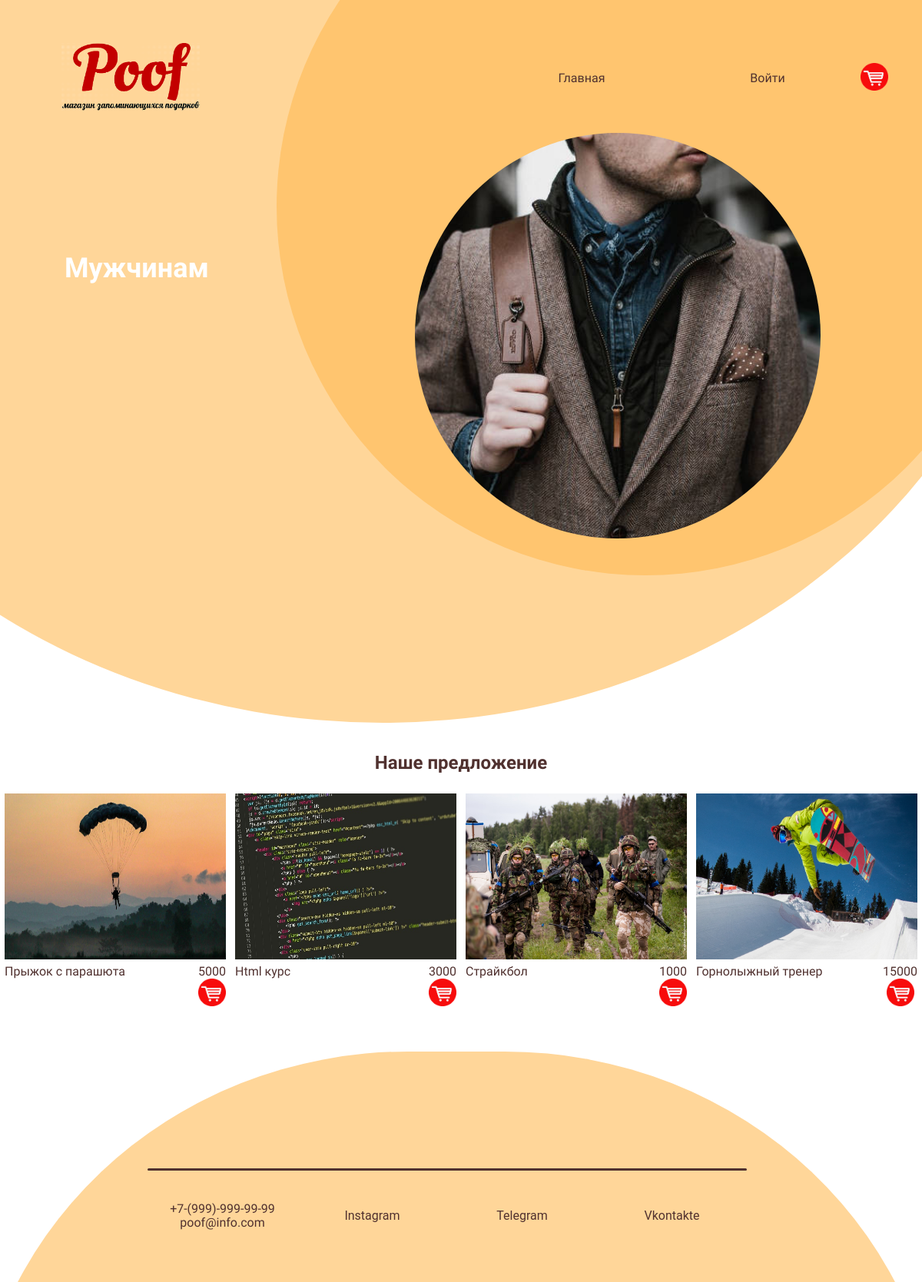
The page /category/1 on the database as committed earlier.
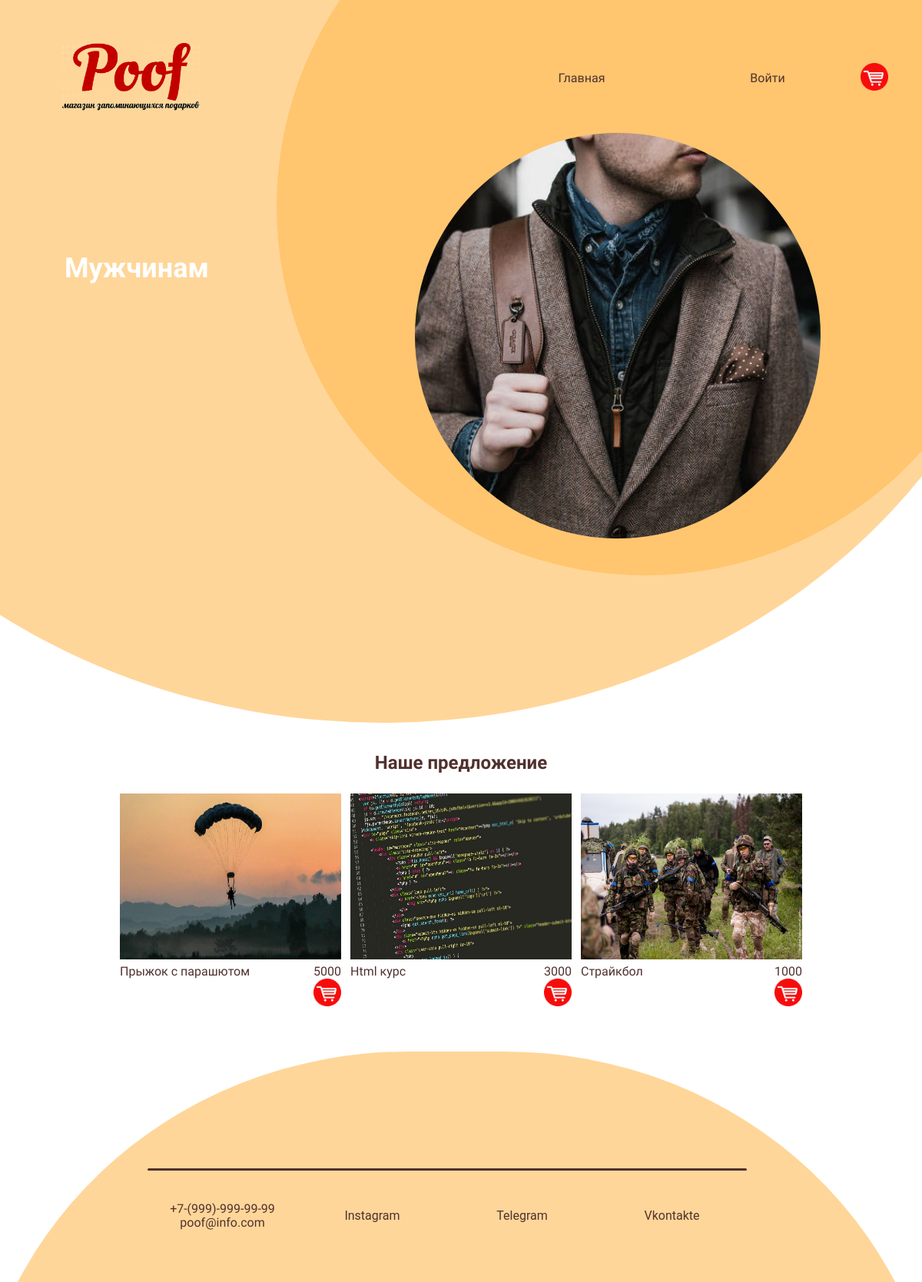
The same page on the database as committed later.
### products/models.py (models this page shows, shortened)
class Category(models.Model):
    title = models.CharField(max_length=150, db_index=True, verbose_name='Категория')
    photo = models.ImageField(upload_to='photos/', verbose_name='Изображение', blank=True)
    class Meta:
        verbose_name = 'Категория'
        verbose_name_plural = 'Категории'

class Products(models.Model):
    title = models.CharField(max_length=150, verbose_name='Название')
    description = models.TextField(max_length=1000, verbose_name='Описание')
    price = models.IntegerField(verbose_name='Цена')
    created_at = models.DateField(auto_now_add=True, verbose_name='Создано')
    updated_at = models.DateField(auto_now=True, verbose_name='Обновлено')
    photo = models.ImageField(upload_to='photos/', verbose_name='Изображение')
    slug = models.SlugField(unique=True, verbose_name='Слаг')
    category = models.ForeignKey('Category', on_delete=models.PROTECT, blank=True, null=True)
    def get_absolute_url(self):
        return reverse_lazy('products', kwargs={'slug': self.slug})
    class Meta:
        verbose_name = 'Товар'
        verbose_name_plural = 'Товары'
        ordering = ['created_at']

### products/views.py (the view)
# urls.py: path('category/<int:category_id>', get_category, name='category'),
def get_category(request, category_id):
    products = Products.objects.filter(category_id=category_id)
    categories = Category.objects.all()
    category = Category.objects.get(pk=category_id)
    return render(request, 'products/category.html', {'products': products, 'categories': categories, 'category': category})

### products/templates/products/category.html (shortened to what this page needs)
{% extends 'base.html' %}
{% load static %}
{% block content %}
<div class="wrapper">
    <div class = "bottom_menu">
        <div class="logo"><img class="category_image" src="{% static 'img/Logo.gif' %}"></div>
        <div class="menu_links">
            <a href="/" class="link">Главная</a>
            {% if request.user.is_authenticated %}
            <a href="#" class="link">Личный кабинет</a>
            <a href="{% url 'logout' %}" class="link">Выход</a>
            {% else %}
            <a href="{% url 'login' %}" class="link">Войти</a>
            {% endif %}
            <div class="margin">
            <input class="cart b1" type="image" src="{% static 'img/Cart_logo.gif' %}" alt="Кнопка «Cart»">
            </div>
        </div>
    </div>
    <div class = "circle"><img class="item_image" src="{{ category.photo.url }}"> </div>
    <div class = "circle_light"></div>
    <div class="intro_text">
        <h2>{{category.title}}</h2>
    </div>
    </div>
<h2 class="category_text">Наше предложение</h2>
<div class="items">
        {% for item in products %}
    <a href="{{item.get_absolute_url}}">
        <div class="item">
            <div class="item__image"><img src="{{ item.photo.url }}"> </div>
            <div class="item__info">
                <div class="title">
                {{ item.title }}
                </div>
                <div class="price">
               <a class="link-detail">
                   <div>{{ item.price}}</div>
                   <input class="cart" type="image" src="{% static 'img/Cart_logo.gif' %}" alt="Кнопка «Cart»">
               </a>
                </div>
        </div>
    </div>
    </a>
        {% endfor %}
</div>
<div class="wrapper_footer">
    <div class="footer">
        <div class="footer_circle">
            <div><hr></div>
            <div class="contact">
                <p class="footer_link">+7-(999)-999-99-99<br>poof@info.com</p>
                <a href="https://www.instagram.com/yellow__boat/" class="footer_link">Instagram</a>
                <a href="https://t.me/djoefrit" class="footer_link">Telegram</a>
                <a href="https://vk.com/lonep" class="footer_link">Vkontakte</a>
            </div>
        </div>
    </div>
</div>
{% endblock %}

### templates/base.html (shortened to what this page needs)
{% load static %}
<!DOCTYPE html>
<html lang="en">
<head>
    <link rel="stylesheet" href="{% static 'css/normalize.css' %}">
    <link rel="stylesheet" href="{% static 'css/main.css' %}">
    <link rel="stylesheet" href="{% static 'css/index.css' %}">
    <link rel="stylesheet" href="{% static 'css/products.css' %}">
</head>
<body>
    {% block content %}
    {% endblock %}
</body>
</html>

### gift/static/css/main.css (style rules this page uses)
* { box-sizing: border-box; }
:root { --yellow: #FFC56F ; --yellow_light: #FFD699; --brown: #50312F; --brown_light: #513634; --white: #ffffff; --red: #ff0000; --dark: #0D0D0D; --gray: #5a5560; --light: #9D8D8F; --blue: #69bfae; }
html { font-family: "Roboto", sans-serif; }
a { text-decoration: none; }
p { font-family: 'Balsamiq Sans', cursive; }
h2 { font-family:"Balsamiq Sans",bold ; }

### gift/static/css/index.css (style rules this page uses)
.bottom_menu { display: flex; padding-top: 3.5em; }
.logo { flex:1; text-align: left; margin-left: 5em; background: none; border: none; }
.logo img { width: 15vw; height: auto; background: none; }
.menu_links { display: flex; flex: 1; padding-right: 0.5em; align-items: center; }
.link { flex:1; padding-left: 0.5em; font-family: 'Oswald', sans-serif; text-decoration: none; color: var(--brown); text-align: center; padding: 0.5vw; border-radius: 50px; vertical-align: center; }
.circle { width: 80vw; height:80vw; background: var(--yellow); border-radius: 50%; position: absolute; transform: translate(30vw,-30vw); z-index: -2; }
.circle_light { width: 143vw; height: 126vw; background: var(--yellow_light); border-radius: 80%; position: absolute; transform: translate(-30vw,-60vw); z-index: -3; }
.wrapper { position: relative; width: 100%; height: 80vw; overflow: hidden; }
.intro_text { text-wrap: normal; width: 40vw; height: 15em; color: var(--white); font-family: 'Balsamiq Sans', cursive; margin-left: 7vw; margin-top: 15vw; }
.intro_text h2 { font-size: 3vw; }
.margin { margin-right: 3vw; }
.wrapper_footer { margin-top: 4vw; position: relative; width: 100%; height: 25vw; overflow: hidden; }
.footer_circle { background: var(--yellow_light); width: 105vw; height:100vw; border-radius: 45%; position: absolute; display: flex; transform: translate(-3vw,0); }
hr { position: absolute; width: 65vw; height: 3px; border: none; background-color: var(--brown); border-radius: 20px; transform: translate(19vw,12vw); z-index: 1; }
.contact { display: flex; position: absolute; transform: translate(19vw,14vw); width: 65vw; align-items: center; }
.footer_link { flex: 1; text-decoration: none; color: var(--brown); border: none; text-align: center; border-radius: 50px; padding: 1vw; }
.category_text { color: var(--brown); text-align: center; }

### gift/static/css/products.css (style rules this page uses)
.item_image { width: 55%; height: 55%; position: absolute; z-index: -1; background-repeat: no-repeat; transform: translate(15vw, 32vw); background-size: cover; border-radius: 50%; object-fit: cover; }
.items { display: flex; justify-content: center; flex-wrap: wrap; }
.item { display: flex; flex-direction: column; padding: 0.5vw; text-decoration: none; overflow: hidden; }
.title { color: var(--brown); }
.item__image img { width: 24vw; height: 18vw; transition: 0.3s; }
.item__info { display: flex; justify-content: space-between; color: var(--brown); font-family: "Balsamiq Sans", bold; margin-top: 2px; }
.price { display: flex; flex-direction: column; text-align: center; }
.cart { width: 3vw; height: 3vw; z-index: 1; }

Rows that differ between the two databases and show on the page:
no longer on this page (row edited): Products: photo (picture), title "Горнолыжный тренер", price "15000"
changed Products: title "Прыжок с парашюта" → "Прыжок с парашютом"
